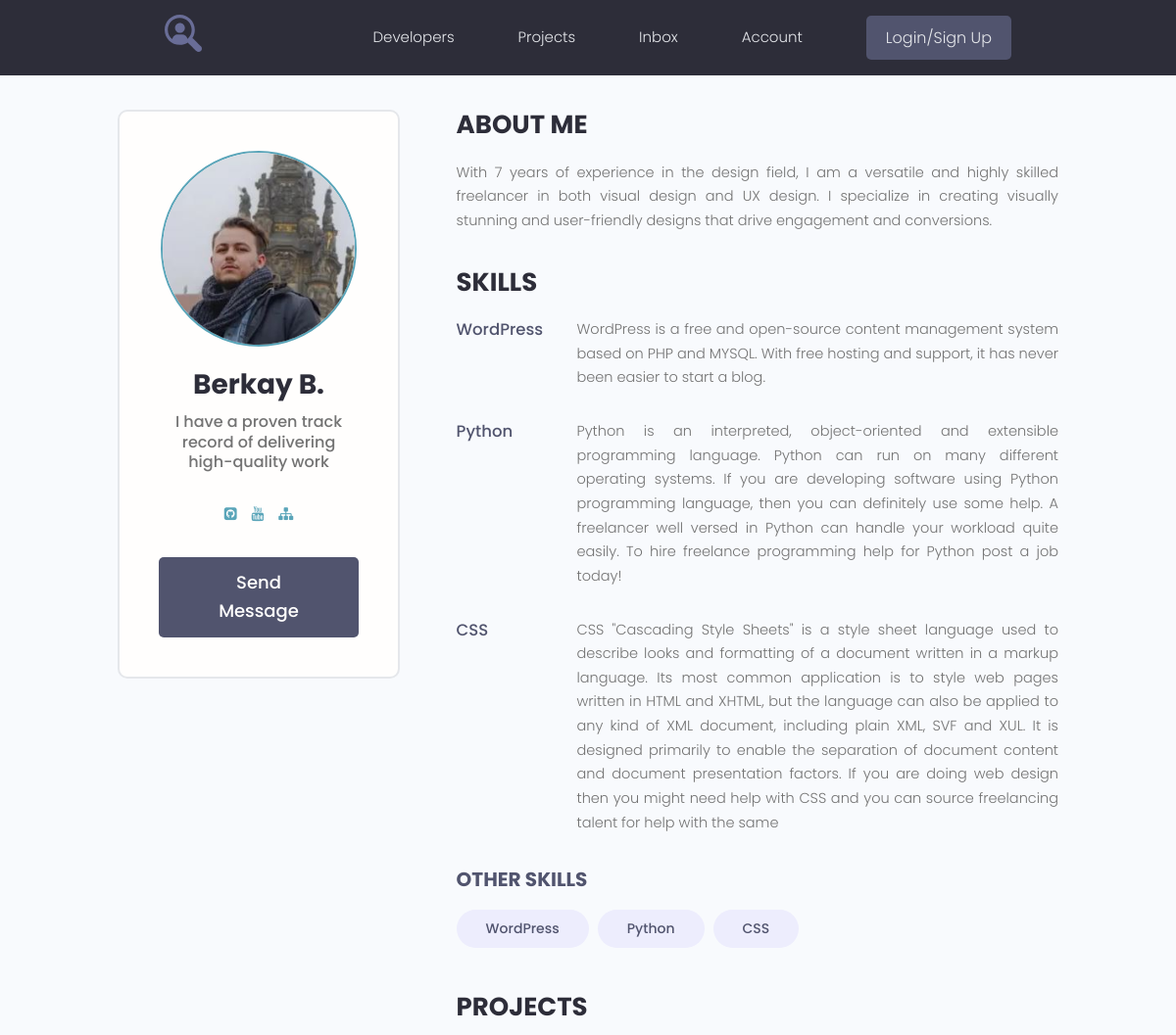
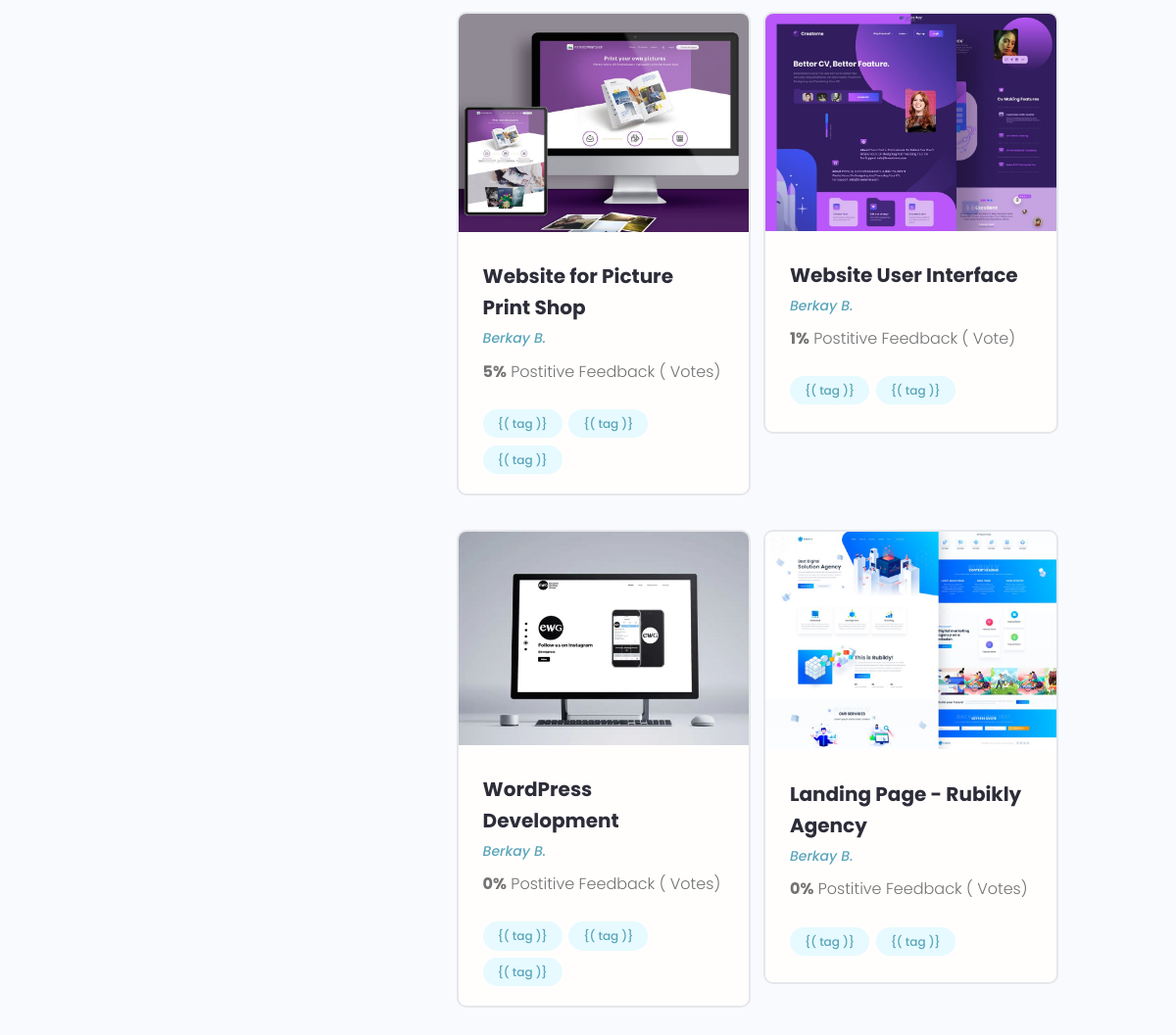
The page /profile/2 on the database its author committed (2 pictures, top to bottom).
### users/models.py (models this page shows, shortened)
class Profile(models.Model):
    user = models.OneToOneField(User, on_delete=models.CASCADE, blank=True, null=True)
    name = models.CharField(max_length=200, blank=True, null=True)
    email = models.EmailField(max_length=200, blank=True, null=True)
    username = models.CharField(max_length=200, blank=True, null=True)
    short_info = models.CharField(max_length=200, blank=True, null=True)
    bio = models.TextField(blank=True, null=True)
    profile_image = models.ImageField(upload_to="profile/", default='profiles/user-default.png')
    social_github = models.CharField(max_length=200, blank=True, null=True)
    social_youtube = models.CharField(max_length=200, blank=True, null=True)
    social_website = models.CharField(max_length=200, blank=True, null=True)
    created = models.DateTimeField(auto_now_add=True)

class Skill(models.Model):
    owner = models.ForeignKey(Profile, on_delete=models.CASCADE, blank=True, null=True)
    name = models.CharField(max_length=200, blank=True, null=True)
    description = models.TextField(blank=True, null=True)
    created = models.DateTimeField(auto_now_add=True)

### projects/models.py (models this page shows, shortened)
class Project(models.Model):
    owner = models.ForeignKey(Profile, on_delete=models.SET_NULL, blank=True, null=True)
    title = models.CharField(max_length=200)
    description = models.TextField(blank=True, null=True)
    featured_image = models.ImageField(upload_to="projects/%Y/%m/%d/", default="default.jpg")
    demo_link = models.CharField(max_length=200, blank=True, null=True)
    source_link = models.CharField(max_length=200, blank=True, null=True)
    tags = models.ManyToManyField('Tag', blank=True)
    vote_total = models.IntegerField(default=0)
    vote_ratio = models.IntegerField(default=0)
    created = models.DateTimeField(auto_now_add=True)

class Tag(models.Model):
    name = models.CharField(max_length=200)
    created = models.DateTimeField(auto_now_add=True)

### users/views.py (the view)
# urls.py: path('profile/<str:pk>', views.user_profile, name='user_profile'),
def user_profile(request, pk):
    prof = Profile.objects.get(id=pk)
    top_skills = prof.skill_set.exclude(description__exact="")
    other_skills = prof.skill_set.filter(description="")
    context = {'profile': prof,
               'top_skills': top_skills,
               'other_skills': other_skills,
               }
    return render(request, 'users/profile.html', context)

### users/templates/users/profile.html
{% extends 'projects/base.html' %}
{% block content %}
  <main class="profile my-md">
    <div class="container">
      <div class="layout">
        <div class="column column--1of3">
          <div class="card text-center">
            <div class="card__body dev">
              <img class="avatar avatar--xl" src="{{ profile.profile_image.url }}" />
              <h2 class="dev__name">{{ profile.name }}</h2>
              <p class="dev__title">{{ profile.short_info }}</p>
              <ul class="dev__social">
                {% if profile.social_github %}
                <li>
                  <a title="Github" href="{{ profile.social_github }}" target="_blank"><i class="fa fa-github-square"></i></a>
                </li>
                {% endif %}
                {% if profile.social_youtube %}
                <li>
                  <a title="Youtube" href="{{ profile.social_youtube }}" target="_blank"><i class="fa fa-youtube"></i></a>
                </li>
                {% endif %}
                {% if profile.social_website %}
                <li>
                  <a title="Personal Website" href="{{ profile.social_website }}" target="_blank"><i class="fa fa-sitemap"></i></a>
                </li>
                {% endif %}
              </ul>
              <a href="#" class="btn btn--sub btn--lg">Send Message </a>
            </div>
          </div>
        </div>
        <div class="column column--2of3">
          <div class="devInfo">
            <h3 class="devInfo__title">About Me</h3>
            <p class="devInfo__about">
              {{ profile.bio }}
            </p>
          </div>
          <div class="devInfo">
            <h3 class="devInfo__title">Skills</h3>
            <div class="devInfo__skills">
              {% for skill in top_skills %}
              <div class="devSkill">
                <h4 class="devSkill__title">{{ skill.name }}</h4>
                <p class="devSkill__info">
                  {{ skill.description }}
                </p>
              </div>
              {% endfor %}
              <h3 class="devInfo__subtitle">Other Skills</h3>
              <div class="devInfo__otherSkills">
                {% for skill in top_skills %}
                <span class="tag tag--pill tag--sub tag--lg">
                  <small>{{ skill.name }}</small>
                </span>
                {% endfor %}
              </div>
            </div>
          </div>
          <div class="devInfo">
            <h3 class="devInfo__title">Projects</h3>
            <div class="grid grid--two">
              {% for project in profile.project_set.all %}
              <div class="column">
                <div class="card project">
                  <a href="{% url 'project' project.id %}" class="project">
                    <img class="project__thumbnail" src="{{ project.featured_image.url }}" alt="project thumbnail" />
                    <div class="card__body">
                      <h3 class="project__title">{{ project.title }}</h3>
                      <p><a class="project__author" href="{% url 'user_profile' project.owner.id %}">{{project.owner.name}}</a></p>
                      <p class="project--rating">
                        <span style="font-weight: bold;">{{ project.vote_ratio }}%</span> Postitive
                        Feedback ({{ projects.vote_total }} Vote{{ project.vote_total|pluralize:"s" }})
                      </p>
                      <div class="project__tags">
                        {% for tag in project.tags.all %}
                        <span class="tag tag--pill tag--main">
                          <small>{( tag )}</small>
                        </span>
                        {% endfor %}
                      </div>
                    </div>
                  </a>
                </div>
              </div>
              {% endfor %}
            </div>
          </div>
        </div>
      </div>
    </div>
  </main>
{% endblock %}

### projects/static/styles/app.css (style rules this page uses)
:root { --color-sub: #2d2d39; }
.btn--sub { background-color: var(--color-sub-light); }
.card { border: 2px solid var(--color-light); }
img { width: 100%; }
.profile .card > .dev { padding: 4rem; }
.dev__name { color: var(--color-sub); font-size: 2.8rem; font-weight: 700; margin-top: 1rem; margin-bottom: 0.5rem; }
.dev__title { font-size: 1.6rem; font-weight: 500; line-height: 1.3; }
.dev__social { margin: 3rem 0; list-style: none; display: flex; justify-content: center; gap: 1.5rem; }
.devInfo { margin-bottom: 3rem; }
.devInfo__title, .devInfo__subtitle { font-size: 2.6rem; color: var(--color-sub); text-transform: uppercase; font-weight: 700; margin-bottom: 1.5rem; }
.devInfo__subtitle { font-size: 2rem; color: var(--color-sub-light); }
.devInfo__about, .devSkill__info { font-size: 1.45rem; line-height: 1.7; text-align: justify; }
.devSkill { margin-bottom: 3rem; }
.devSkill__title { font-size: 1.65rem; font-weight: 500; color: var(--color-sub-light); }
@media screen and (min-width: 700px) { .devSkill { display: flex; justify-content: space-between; gap: 3rem; } }
@media screen and (min-width: 700px) { .devSkill__info { flex-basis: 80%; } }
.project__author { font-size: 1.4rem; font-style: italic; }
.project--rating { margin-bottom: 1.6em; margin-top: .5em; }
.project__thumbnail { object-fit: cover; object-position: top center; width: 100%; }
.project__title { font-size: 2rem; font-weight: 700; color: var(--color-sub); }

### projects/static/uikit/styles/modules/_variables.css (style rules this page uses)
:root { --color-main: #5aa5b9; --color-main-light: #e6faff; --color-sub: #3f4156; --color-sub-light: #51546e; --color-sub-lighter: #ededfd; --color-text: #737373; --color-gray: #8b8b8b; --color-light: #e5e7eb; --color-light-gray: #767676; --color-bg: #f8fafd; --color-white: #fffefd; --color-white-light: #f3f3f3; --color-success: #359e64; --color-success-bg: #def8e8; --color-error: #fc4b0b; --color-error-bg: #fff2ee; --font-base: 'Poppins', arial, helvetica, 'Segoe UI', roboto, ubuntu, sans-serif; --font-monospace: 'Fira Code', 'Courier New', courier, monospace; --font-regular: 300; --font-medium: 500; --font-bold: 700; --generic-shadow: 1px 1px 5px #00000010; --generic-transition: all 0.3s ease-in-out; }

### projects/static/uikit/styles/modules/_base.css (style rules this page uses)
* { margin: 0; padding: 0; box-sizing: border-box; text-rendering: optimizeLegibility; color: inherit; font-size: inherit; }
html { font-size: 50%; }
@media only screen and (min-width: 480px) { html { font-size: 56.25%; } }
@media only screen and (min-width: 1200px) { html { font-size: 62.5%; } }
body { line-height: 1.6; font-weight: 400; font-size: 1.5rem; color: var(--color-text); background-color: var(--color-bg); min-height: 100vh; }

### projects/static/uikit/styles/modules/_typography.css (style rules this page uses)
* { font-family: var(--font-base); }
h2 { font-size: 3.6rem; font-weight: var(--font-bold); }
h3 { font-size: 3.2rem; font-weight: var(--font-medium); }
h4 { font-size: 2.8rem; font-weight: var(--font-medium); }
p, span, strong { font-size: 1.6rem; color: var(--color-text); font-weight: var(--font-regular); }
a { padding-bottom: 2px; text-decoration: none; display: inline-block; color: var(--color-main); font-weight: var(--font-medium); }

### projects/static/uikit/styles/modules/_utilities.css (style rules this page uses)
.container { width: 92%; max-width: 165rem; margin: 0 auto; box-sizing: border-box; }
@media screen and (min-width: 1000px) { .container { width: 90%; } }
@media screen and (min-width: 1200px) { .container { width: 80%; } }
.text-center { text-align: center; }
.my-md { margin: 3rem auto; }

### projects/static/uikit/styles/modules/_avatar.css (style rules this page uses)
.avatar { border-radius: 50%; border: 2px solid var(--color-main); object-fit: cover; }
.avatar--xl { height: 20rem; width: 20rem; }

### projects/static/uikit/styles/modules/_button.css (style rules this page uses)
.btn { display: inline-block; position: relative; cursor: pointer; background-color: var(--color-light); font-weight: var(--font-medium); color: var(--color-sub); text-decoration: none; padding: 1rem 2rem; border-radius: 0.5rem; border: none; width: -webkit-fit-content; width: -moz-fit-content; width: fit-content; height: -webkit-fit-content; height: -moz-fit-content; height: fit-content; font-size: 1.6rem; outline-width: 0; outline-color: transparent; -webkit-backface-visibility: hidden; backface-visibility: hidden; transition: all 0.3s ease-in-out; }
.btn--sub { background-color: var(--color-sub); color: var(--color-white); }
.btn--lg { font-size: 1.8rem; padding: 1.2rem 4.5rem; }

### projects/static/uikit/styles/modules/_card.css (style rules this page uses)
.card { border-radius: 1rem; background-color: var(--color-white); border: 1.5px solid var(--color-light); width: auto; height: auto; margin-top: 0.5rem; margin-bottom: 0.5rem; overflow: hidden; }
.card__body, .card__header { padding: 2rem 2.5rem; }

### rows shown on the page
Profile: profile_image (picture), name "Berkay B.", short_info "I have a proven track record of delivering high-quality work", bio "With 7 years of experience in the design field, I am a versatile and highly skilled freelancer in both visual design and UX design. I specialize in creating visually stunning and user-friendly designs that drive engagement and conversions."
Skill: name "WordPress", description "WordPress is a free and open-source content management system based on PHP and MYSQL. With free hosting and support, it has never been easier to start a blog."
Skill: name "Python", description "Python is an interpreted, object-oriented and extensible programming language. Python can run on many different operating systems. If you are developing software using Python programming language, then you can definitely use some help. A freelancer well versed in Python can handle your workload quite easily. To hire freelance programming help for Python post a job today!"
Skill: name "CSS", description "CSS \"Cascading Style Sheets\" is a style sheet language used to describe looks and formatting of a document written in a markup language. Its most common application is to style web pages written in HTML and XHTML, but the language can also be applied to any kind of XML document, including plain XML, SVF and XUL. It is designed primarily to enable the separation of document content and document presentation factors. If you are doing web design then you might need help with CSS and you can source freelancing talent for help with the same"
Project: featured_image (picture), title "Website for Picture Print Shop", owner.name "Berkay B.", vote_ratio "5"
Project: featured_image (picture), title "Website User Interface", owner.name "Berkay B.", vote_ratio "1"
Project: featured_image (placeholder picture), title "WordPress Development", owner.name "Berkay B.", vote_ratio "0"
Project: featured_image (picture), title "Landing Page - Rubikly Agency", owner.name "Berkay B.", vote_ratio "0"
